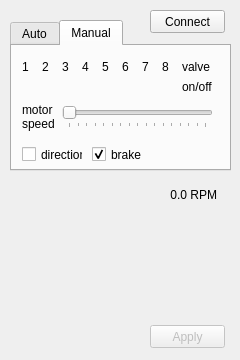
<?xml version="1.0" encoding="UTF-8"?>
<ui version="4.0">
 <class>ControlFluidic</class>
 <widget class="QMainWindow" name="ControlFluidic">
  <property name="geometry">
   <rect>
    <x>0</x>
    <y>0</y>
    <width>240</width>
    <height>360</height>
   </rect>
  </property>
  <property name="windowTitle">
   <string>Fluidic circuit</string>
  </property>
  <widget class="QWidget" name="centralWidget">
   <widget class="QPushButton" name="pushButton_apply">
    <property name="enabled">
     <bool>false</bool>
    </property>
    <property name="geometry">
     <rect>
      <x>150</x>
      <y>325</y>
      <width>75</width>
      <height>23</height>
     </rect>
    </property>
    <property name="text">
     <string>Apply</string>
    </property>
   </widget>
   <widget class="QPushButton" name="pushButton_connect">
    <property name="geometry">
     <rect>
      <x>150</x>
      <y>10</y>
      <width>75</width>
      <height>23</height>
     </rect>
    </property>
    <property name="text">
     <string>Connect</string>
    </property>
   </widget>
   <widget class="QTabWidget" name="tabWidget">
    <property name="geometry">
     <rect>
      <x>10</x>
      <y>20</y>
      <width>221</width>
      <height>151</height>
     </rect>
    </property>
    <property name="currentIndex">
     <number>1</number>
    </property>
    <widget class="QWidget" name="tab">
     <attribute name="title">
      <string>Auto</string>
     </attribute>
    </widget>
    <widget class="QWidget" name="tab_2">
     <attribute name="title">
      <string>Manual</string>
     </attribute>
     <widget class="QLabel" name="label_10">
      <property name="geometry">
       <rect>
        <x>10</x>
        <y>10</y>
        <width>20</width>
        <height>21</height>
       </rect>
      </property>
      <property name="text">
       <string>1</string>
      </property>
     </widget>
     <widget class="QLabel" name="label_7">
      <property name="geometry">
       <rect>
        <x>70</x>
        <y>10</y>
        <width>20</width>
        <height>21</height>
       </rect>
      </property>
      <property name="text">
       <string>4</string>
      </property>
     </widget>
     <widget class="QLabel" name="label_3">
      <property name="geometry">
       <rect>
        <x>150</x>
        <y>10</y>
        <width>20</width>
        <height>21</height>
       </rect>
      </property>
      <property name="text">
       <string>8</string>
      </property>
     </widget>
     <widget class="QLabel" name="label_4">
      <property name="geometry">
       <rect>
        <x>130</x>
        <y>10</y>
        <width>20</width>
        <height>21</height>
       </rect>
      </property>
      <property name="text">
       <string>7</string>
      </property>
     </widget>
     <widget class="QLabel" name="label_8">
      <property name="geometry">
       <rect>
        <x>50</x>
        <y>10</y>
        <width>20</width>
        <height>21</height>
       </rect>
      </property>
      <property name="text">
       <string>3</string>
      </property>
     </widget>
     <widget class="QLabel" name="label_6">
      <property name="geometry">
       <rect>
        <x>90</x>
        <y>10</y>
        <width>20</width>
        <height>21</height>
       </rect>
      </property>
      <property name="text">
       <string>5</string>
      </property>
     </widget>
     <widget class="QLabel" name="label_5">
      <property name="geometry">
       <rect>
        <x>110</x>
        <y>10</y>
        <width>20</width>
        <height>21</height>
       </rect>
      </property>
      <property name="text">
       <string>6</string>
      </property>
     </widget>
     <widget class="QLabel" name="label_9">
      <property name="geometry">
       <rect>
        <x>30</x>
        <y>10</y>
        <width>20</width>
        <height>21</height>
       </rect>
      </property>
      <property name="text">
       <string>2</string>
      </property>
     </widget>
     <widget class="QLabel" name="label">
      <property name="geometry">
       <rect>
        <x>170</x>
        <y>10</y>
        <width>41</width>
        <height>21</height>
       </rect>
      </property>
      <property name="text">
       <string>valve</string>
      </property>
     </widget>
     <widget class="QSlider" name="horizontalSlider_speed">
      <property name="geometry">
       <rect>
        <x>50</x>
        <y>60</y>
        <width>151</width>
        <height>22</height>
       </rect>
      </property>
      <property name="maximum">
       <number>4095</number>
      </property>
      <property name="orientation">
       <enum>Qt::Horizontal</enum>
      </property>
      <property name="tickPosition">
       <enum>QSlider::TicksBelow</enum>
      </property>
      <property name="tickInterval">
       <number>256</number>
      </property>
     </widget>
     <widget class="QCheckBox" name="checkBox_direction">
      <property name="geometry">
       <rect>
        <x>10</x>
        <y>100</y>
        <width>61</width>
        <height>17</height>
       </rect>
      </property>
      <property name="text">
       <string>direction</string>
      </property>
     </widget>
     <widget class="QCheckBox" name="checkBox_brake">
      <property name="geometry">
       <rect>
        <x>80</x>
        <y>100</y>
        <width>61</width>
        <height>17</height>
       </rect>
      </property>
      <property name="text">
       <string>brake</string>
      </property>
      <property name="checked">
       <bool>true</bool>
      </property>
     </widget>
     <widget class="QLabel" name="label_2">
      <property name="geometry">
       <rect>
        <x>10</x>
        <y>50</y>
        <width>47</width>
        <height>41</height>
       </rect>
      </property>
      <property name="text">
       <string>motor speed</string>
      </property>
      <property name="wordWrap">
       <bool>true</bool>
      </property>
     </widget>
     <widget class="QLabel" name="label_12">
      <property name="geometry">
       <rect>
        <x>170</x>
        <y>30</y>
        <width>41</width>
        <height>21</height>
       </rect>
      </property>
      <property name="text">
       <string>on/off</string>
      </property>
     </widget>
    </widget>
   </widget>
   <widget class="Plot" name="qwtPlot_stats">
    <property name="geometry">
     <rect>
      <x>15</x>
      <y>180</y>
      <width>210</width>
      <height>140</height>
     </rect>
    </property>
    <property name="sizePolicy">
     <sizepolicy hsizetype="Expanding" vsizetype="Expanding">
      <horstretch>0</horstretch>
      <verstretch>0</verstretch>
     </sizepolicy>
    </property>
    <widget class="QLabel" name="label_rpm">
     <property name="geometry">
      <rect>
       <x>142</x>
       <y>8</y>
       <width>60</width>
       <height>15</height>
      </rect>
     </property>
     <property name="text">
      <string>0.0 RPM</string>
     </property>
     <property name="alignment">
      <set>Qt::AlignRight|Qt::AlignTop|Qt::AlignTrailing</set>
     </property>
    </widget>
   </widget>
   <widget class="QLabel" name="label_status">
    <property name="geometry">
     <rect>
      <x>15</x>
      <y>325</y>
      <width>125</width>
      <height>23</height>
     </rect>
    </property>
    <property name="font">
     <font>
      <weight>75</weight>
      <bold>true</bold>
     </font>
    </property>
    <property name="text">
     <string>&lt;is connected?&gt;</string>
    </property>
   </widget>
   <zorder>tabWidget</zorder>
   <zorder>pushButton_apply</zorder>
   <zorder>pushButton_connect</zorder>
   <zorder>qwtPlot_stats</zorder>
   <zorder>label_status</zorder>
  </widget>
 </widget>
 <layoutdefault spacing="6" margin="11"/>
 <customwidgets>
  <customwidget>
   <class>Plot</class>
   <extends>QFrame</extends>
   <header>plot.h</header>
   <container>1</container>
  </customwidget>
 </customwidgets>
 <resources/>
 <connections/>
</ui>
